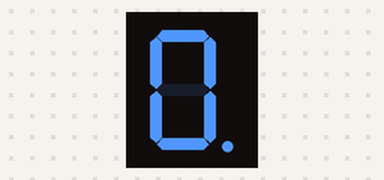
Bench run of a sketch on a simulated Arduino Uno, built with avr-gcc and run on an emulated ATmega328P. Parts: 1-digit seven-segment display.

Above: at 0.1 s.
At 7.9 s:
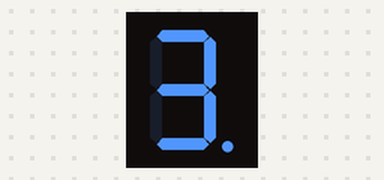
At 13.2 s:
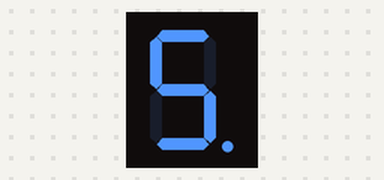
At 18.5 s:
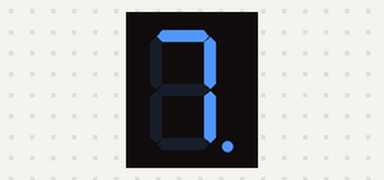
At 29.0 s:
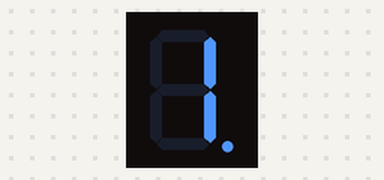
At 36.9 s:
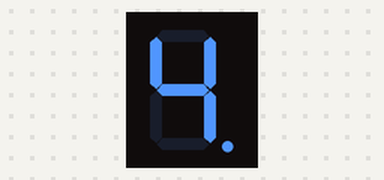

Measured:
- what the display in image 1 shows lasts 2.6 s, from 7.9 s to 10.5 s

The sketch:

_0752_-_One_7Seg_With_Library.ino
```cpp
/*  0752 - Single seven segment display directly by the Arduino, using the SevSeg library
 *
 * This sketch shows you how to drive a single common cathode seven segment
 * display using only the Arduino's digital pins. This sketch uses the SevSeg library to
 * simplify programming.
 *
 * The sketch displays numbers from 0 to 9.
 *
 * This sketch was written by Peter Dalmaris for Arduino Step by Step.
 *
 * Components
 * ----------
 *  - Arduino Uno
 *  - Common cathode seven segment display
 *  - 1 x 330 Ohm resistor for the common cathode
 *  - Breadboard
 *  - Jumper wires
 *
 *  Libraries
 *  ---------
 *  - SevSeg   (will need to install it to your Arduino IDE via the library manager)
 *
 * Connections
 * -----------
 *  Arduino Uno and seven segment display:
 *
 *  Arduino Uno   |   Seven Seg
 *  ------------------------------
 *        10      |  Common cathode
 *        2       |       A
 *        3       |       B
 *        4       |       C
 *        5       |       D
 *        6       |       E
 *        7       |       F
 *        8       |       G
 *        9       |       Dp
 *
 *
 *
 *  Created on May 13 2017 by Peter Dalmaris
 *
 */

#include "SevSeg.h"
SevSeg sevseg; //Instantiate a seven segment controller object

unsigned long timer;

void setup() {
  byte numDigits = 1;
  byte digitPins[] = {10};
  byte segmentPins[] = {2,3,4,5,6,7,8,9};
  bool resistorsOnSegments = false;     // Use 'true' if on digit pins
  byte hardwareConfig = COMMON_CATHODE;

  sevseg.begin(hardwareConfig, numDigits, digitPins, segmentPins, resistorsOnSegments);
//  sevseg.setBrightness(90);
}

void loop() {
  timer++;
  sevseg.setNumber(timer/10000, 0);    //This will write the value to the display. To show the new value,
                                       //the refreshDisplay function must be called.

  if (timer == 100000)
  timer = 0;

  sevseg.refreshDisplay(); // Must run repeatedly
}
```
